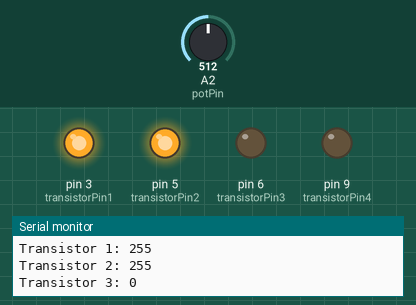
Recording of a sketch running on a simulated Arduino Uno, built with avr-gcc and run on an emulated ATmega328P. Parts: output pins drawn as LEDs (lit = HIGH), the last lines printed to the serial monitor. The inputs (shaded band) are chosen by the test bench; at power-on: A2 (potPin) = 512.

Above: at 1.2 s.
1.3 s: A2 (potPin) set to 486
At 2.5 s:
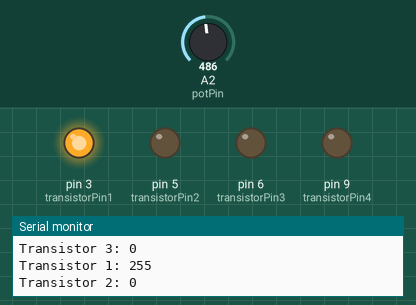
2.8 s: A2 (potPin) set to 266
4.3 s: A2 (potPin) set to 237
At 4.9 s:
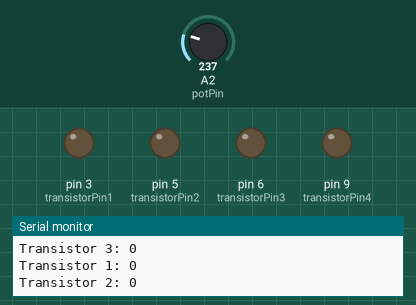
5.8 s: A2 (potPin) set to 760
At 6.7 s:
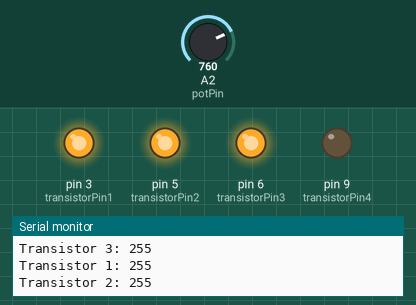
Timing chart, 0 to 8.3 s (numbered marks = the images above; inputs shaded):
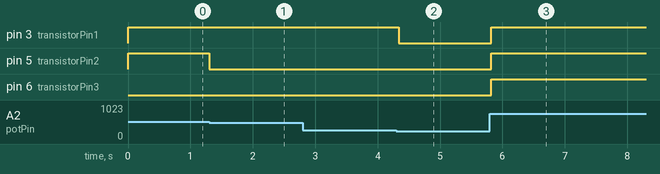

Measured:
- the behaviour switches between 500 and 499 on A2 (potPin) (found by bisection; images 0 and 1)
- the behaviour switches between 250 and 249 on A2 (potPin) (found by bisection; images 1 and 2)
- after the input at 1.3 s, pin 5 (transistorPin2): HIGH → LOW at once
- after the input at 4.3 s, pin 3 (transistorPin1): HIGH → LOW at once
- after the input at 5.8 s, pin 3 (transistorPin1), pin 5 (transistorPin2), pin 6 (transistorPin3): LOW → HIGH at once

The sketch:

lightswitch_oct14a.ino
```cpp
const int transistorPin1 = 3;    // connected to the base of the transistor
const int transistorPin2 = 5;    // connected to the base of the transistor
const int transistorPin3 = 6;    // connected to the base of the transistor
const int transistorPin4 = 9;    // connected to the base of the transistor

int inPot = 0; // store value of potentiameter input
int potPin = 2; //potentiameter pin

int sinkButt = 0; // store value of sink and stove light switch
int sinkPin = 4; // switch pin

int outputValue1 = 0; //variable to store the transistor output
int outputValue2 = 0; //variable to store the transistor output
int outputValue3 = 0;//variable to store the transistor output
int outputValue4 = 0;//variable to store the transistor output

void setup() {
    Serial.begin(9600);
   // set  the transistor pin as output:
   pinMode(transistorPin1, OUTPUT);
   pinMode(transistorPin2, OUTPUT);
   pinMode(transistorPin3, OUTPUT);
   pinMode(transistorPin4, OUTPUT);

}

void loop() {

// read the value from the potentiameter
    inPot = analogRead(potPin);

/*
// print the potentiameter input
    Serial.print("Pot: ");
    Serial.println(inPot);
  */

//control main kitchen lights
      if (inPot >= 750){
         outputValue1 = 255;
         outputValue2 = 255;
         outputValue3 = 255;
      }else if (inPot >= 500){
         outputValue1 = 255;
         outputValue2 = 255;
         outputValue3 = 0;
      }else if (inPot >= 250){
         outputValue1 = 255;
         outputValue2 = 0;
         outputValue3 = 0;
      }else {
         outputValue1 = 0;
         outputValue2 = 0;
         outputValue3 = 0;
      }

//control sink and stove lights
      if (sinkButt == HIGH){
        outputValue4 = 255;
      } else{
        outputValue4 = 0;
      }

//output to transistors
      analogWrite(transistorPin1, outputValue1);
      analogWrite(transistorPin2, outputValue2);
      analogWrite(transistorPin3, outputValue3);
      analogWrite(transistorPin4, outputValue4);


// print feedback
      Serial.print("Transistor 1: ");
      Serial.println(outputValue1);
      Serial.print("Transistor 2: ");
      Serial.println(outputValue2);
      Serial.print("Transistor 3: ");
      Serial.println(outputValue3);
     // Serial.print("Transistor 4: ");
     // Serial.println(outputValue4);

}
```
